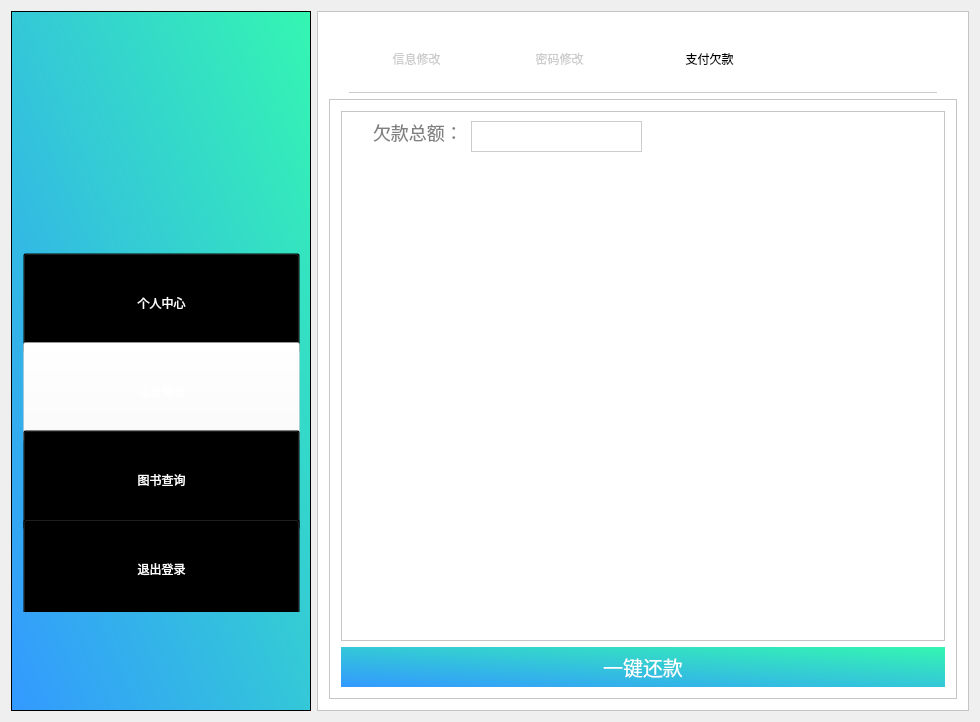
<?xml version="1.0" encoding="UTF-8"?>
<ui version="4.0">
 <class>student_repay</class>
 <widget class="QWidget" name="student_repay">
  <property name="geometry">
   <rect>
    <x>0</x>
    <y>0</y>
    <width>980</width>
    <height>722</height>
   </rect>
  </property>
  <property name="windowTitle">
   <string>student_repay</string>
  </property>
  <layout class="QHBoxLayout" name="horizontalLayout">
   <item>
    <widget class="QFrame" name="frame">
     <property name="sizePolicy">
      <sizepolicy hsizetype="Fixed" vsizetype="Expanding">
       <horstretch>0</horstretch>
       <verstretch>0</verstretch>
      </sizepolicy>
     </property>
     <property name="minimumSize">
      <size>
       <width>300</width>
       <height>700</height>
      </size>
     </property>
     <property name="styleSheet">
      <string notr="true">
background-color: qlineargradient(spread:pad, x1:0, y1:1, x2:1, y2:0, stop:0 rgba(51, 153, 255,1), stop:1 rgba(52, 246, 177,1));</string>
     </property>
     <property name="frameShape">
      <enum>QFrame::StyledPanel</enum>
     </property>
     <property name="frameShadow">
      <enum>QFrame::Raised</enum>
     </property>
     <widget class="QFrame" name="frame_2">
      <property name="geometry">
       <rect>
        <x>70</x>
        <y>30</y>
        <width>171</width>
        <height>176</height>
       </rect>
      </property>
      <property name="minimumSize">
       <size>
        <width>0</width>
        <height>0</height>
       </size>
      </property>
      <property name="baseSize">
       <size>
        <width>0</width>
        <height>100</height>
       </size>
      </property>
      <property name="styleSheet">
       <string notr="true">image: url(:/Library/images/logo2.png);
background:transparent;</string>
      </property>
      <property name="frameShape">
       <enum>QFrame::StyledPanel</enum>
      </property>
      <property name="frameShadow">
       <enum>QFrame::Raised</enum>
      </property>
     </widget>
     <widget class="QFrame" name="frame_8">
      <property name="geometry">
       <rect>
        <x>0</x>
        <y>230</y>
        <width>301</width>
        <height>371</height>
       </rect>
      </property>
      <property name="styleSheet">
       <string notr="true">background:transparent;</string>
      </property>
      <property name="frameShape">
       <enum>QFrame::StyledPanel</enum>
      </property>
      <property name="frameShadow">
       <enum>QFrame::Raised</enum>
      </property>
      <layout class="QVBoxLayout" name="verticalLayout_6">
       <item>
        <layout class="QVBoxLayout" name="verticalLayout">
         <property name="spacing">
          <number>7</number>
         </property>
         <property name="sizeConstraint">
          <enum>QLayout::SetDefaultConstraint</enum>
         </property>
         <item>
          <widget class="QPushButton" name="btnPersonal">
           <property name="minimumSize">
            <size>
             <width>0</width>
             <height>100</height>
            </size>
           </property>
           <property name="styleSheet">
            <string notr="true">font: 12pt &quot;微软雅黑&quot;;
color:white;
background:transparent;
cursor:pointer;</string>
           </property>
           <property name="text">
            <string>个人中心</string>
           </property>
          </widget>
         </item>
         <item>
          <widget class="QPushButton" name="btnInformationchange">
           <property name="minimumSize">
            <size>
             <width>0</width>
             <height>100</height>
            </size>
           </property>
           <property name="styleSheet">
            <string notr="true">font: 12pt &quot;微软雅黑&quot;;
color:white;
background:transparent;
cursor:pointer;
background-color:rgba(255,255,255,0.4);</string>
           </property>
           <property name="text">
            <string>信息修改</string>
           </property>
          </widget>
         </item>
         <item>
          <widget class="QPushButton" name="btnSearchbook">
           <property name="minimumSize">
            <size>
             <width>0</width>
             <height>100</height>
            </size>
           </property>
           <property name="styleSheet">
            <string notr="true">font: 12pt &quot;微软雅黑&quot;;
color:white;
background:transparent;
cursor:pointer;</string>
           </property>
           <property name="text">
            <string>图书查询</string>
           </property>
          </widget>
         </item>
         <item>
          <widget class="QPushButton" name="btnLogout">
           <property name="minimumSize">
            <size>
             <width>0</width>
             <height>100</height>
            </size>
           </property>
           <property name="styleSheet">
            <string notr="true">font: 12pt &quot;微软雅黑&quot;;
color:white;
background:transparent;</string>
           </property>
           <property name="text">
            <string>退出登录</string>
           </property>
          </widget>
         </item>
        </layout>
       </item>
      </layout>
     </widget>
    </widget>
   </item>
   <item>
    <widget class="QFrame" name="frame_3">
     <property name="styleSheet">
      <string notr="true">background:white;</string>
     </property>
     <property name="frameShape">
      <enum>QFrame::StyledPanel</enum>
     </property>
     <property name="frameShadow">
      <enum>QFrame::Raised</enum>
     </property>
     <layout class="QVBoxLayout" name="verticalLayout_2">
      <item>
       <widget class="QFrame" name="frame_4">
        <property name="sizePolicy">
         <sizepolicy hsizetype="Preferred" vsizetype="Maximum">
          <horstretch>0</horstretch>
          <verstretch>0</verstretch>
         </sizepolicy>
        </property>
        <property name="maximumSize">
         <size>
          <width>16777215</width>
          <height>70</height>
         </size>
        </property>
        <property name="styleSheet">
         <string notr="true">border:1px solid #cccccc;
font: 14pt &quot;微软雅黑&quot;;
border-top:0;
border-left:0;
border-right:0;
margin-left:20px;
margin-right:20px;</string>
        </property>
        <property name="frameShape">
         <enum>QFrame::StyledPanel</enum>
        </property>
        <property name="frameShadow">
         <enum>QFrame::Raised</enum>
        </property>
        <widget class="QPushButton" name="pushButton">
         <property name="geometry">
          <rect>
           <x>22</x>
           <y>10</y>
           <width>131</width>
           <height>51</height>
          </rect>
         </property>
         <property name="styleSheet">
          <string notr="true">border:none;
color:#CCCCCC;
font-family:&quot;微软雅黑&quot;;</string>
         </property>
         <property name="text">
          <string>信息修改</string>
         </property>
        </widget>
        <widget class="QPushButton" name="pushButton_2">
         <property name="geometry">
          <rect>
           <x>160</x>
           <y>10</y>
           <width>141</width>
           <height>51</height>
          </rect>
         </property>
         <property name="styleSheet">
          <string notr="true">border:none;
color:#CCCCCC;
font-family:&quot;微软雅黑&quot;;border:none;</string>
         </property>
         <property name="text">
          <string>密码修改</string>
         </property>
        </widget>
        <widget class="QPushButton" name="pushButton_3">
         <property name="geometry">
          <rect>
           <x>310</x>
           <y>10</y>
           <width>141</width>
           <height>51</height>
          </rect>
         </property>
         <property name="styleSheet">
          <string notr="true">border:none;</string>
         </property>
         <property name="text">
          <string>支付欠款</string>
         </property>
        </widget>
       </widget>
      </item>
      <item>
       <widget class="QFrame" name="frame_5">
        <property name="frameShape">
         <enum>QFrame::StyledPanel</enum>
        </property>
        <property name="frameShadow">
         <enum>QFrame::Raised</enum>
        </property>
        <layout class="QVBoxLayout" name="verticalLayout_3">
         <item>
          <widget class="QFrame" name="frame_6">
           <property name="frameShape">
            <enum>QFrame::StyledPanel</enum>
           </property>
           <property name="frameShadow">
            <enum>QFrame::Raised</enum>
           </property>
           <widget class="QLineEdit" name="lineEdit">
            <property name="geometry">
             <rect>
              <x>30</x>
              <y>10</y>
              <width>101</width>
              <height>31</height>
             </rect>
            </property>
            <property name="styleSheet">
             <string notr="true">color:#808080;
border:none;
font-size:18px;
font-family:&quot;微软雅黑&quot;;
text-align:left;</string>
            </property>
            <property name="text">
             <string>欠款总额：</string>
            </property>
           </widget>
           <widget class="QLineEdit" name="etRepay">
            <property name="geometry">
             <rect>
              <x>130</x>
              <y>10</y>
              <width>171</width>
              <height>31</height>
             </rect>
            </property>
            <property name="styleSheet">
             <string notr="true">border:1px solid #cccccc;
font-size:18px;
font-family:&quot;微软雅黑&quot;;
text-align:left;</string>
            </property>
           </widget>
          </widget>
         </item>
         <item>
          <widget class="QPushButton" name="btnRepay">
           <property name="sizePolicy">
            <sizepolicy hsizetype="Expanding" vsizetype="Fixed">
             <horstretch>0</horstretch>
             <verstretch>0</verstretch>
            </sizepolicy>
           </property>
           <property name="styleSheet">
            <string notr="true">color:white;
border:none;
font-size:20px;
font-family:&quot;微软雅黑&quot;;
background-color: qlineargradient(spread:pad, x1:0, y1:1, x2:1, y2:0, stop:0 rgba(51, 153, 255,1), stop:1 rgba(52, 246, 177,1));
padding-top:5;
padding-bottom:5;</string>
           </property>
           <property name="text">
            <string>一键还款</string>
           </property>
          </widget>
         </item>
        </layout>
       </widget>
      </item>
     </layout>
    </widget>
   </item>
  </layout>
 </widget>
 <layoutdefault spacing="6" margin="11"/>
 <resources>
  <include location="library.qrc"/>
 </resources>
 <connections/>
</ui>
